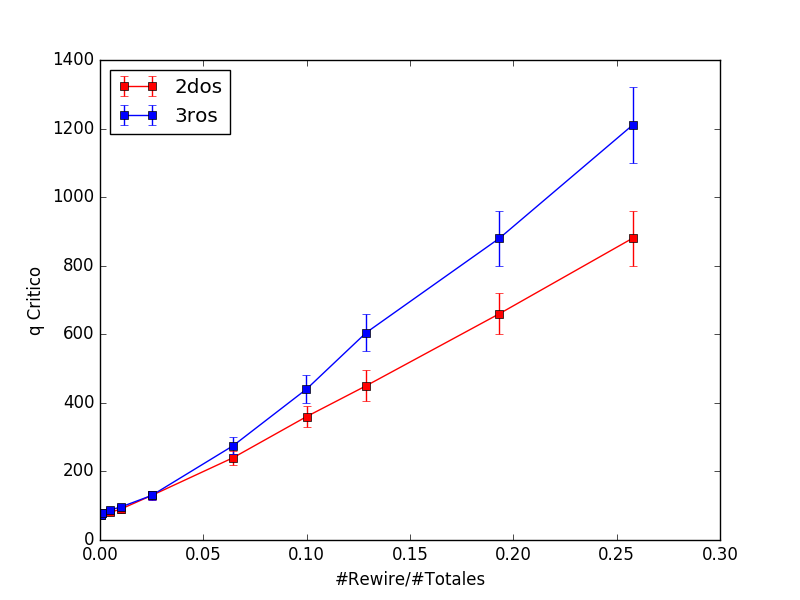

The script that saved this image:
import numpy as np
import matplotlib.pyplot as plt
import os

x2dos,q2dos,qError2dos = np.loadtxt("qCritData_2dos.txt")
x3ros,q3ros,qError3ros = np.loadtxt("qCritData_3ros.txt")

ax = plt.axes()
ax.errorbar(x2dos, q2dos, yerr= qError2dos, marker ='s', color='r', label='2dos')
ax.errorbar(x3ros, q3ros, yerr= qError3ros, marker ='s', color='b', label='3ros')
ax.legend(loc='best')
ax.set_xlabel('#Rewire/#Totales')
ax.set_ylabel('q Critico')
plt.savefig('qCritCompare.png')
plt.show()
